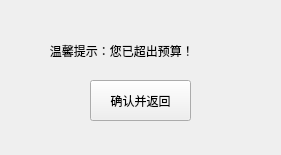
<?xml version="1.0" encoding="UTF-8"?>
<ui version="4.0">
 <class>badget_reminder</class>
 <widget class="QWidget" name="badget_reminder">
  <property name="geometry">
   <rect>
    <x>0</x>
    <y>0</y>
    <width>281</width>
    <height>155</height>
   </rect>
  </property>
  <property name="windowTitle">
   <string>Form</string>
  </property>
  <widget class="QLabel" name="label">
   <property name="geometry">
    <rect>
     <x>30</x>
     <y>40</y>
     <width>231</width>
     <height>21</height>
    </rect>
   </property>
   <property name="text">
    <string>      温馨提示：您已超出预算！</string>
   </property>
  </widget>
  <widget class="QPushButton" name="pushButton">
   <property name="geometry">
    <rect>
     <x>90</x>
     <y>80</y>
     <width>101</width>
     <height>41</height>
    </rect>
   </property>
   <property name="text">
    <string>确认并返回</string>
   </property>
  </widget>
 </widget>
 <resources/>
 <connections/>
</ui>
